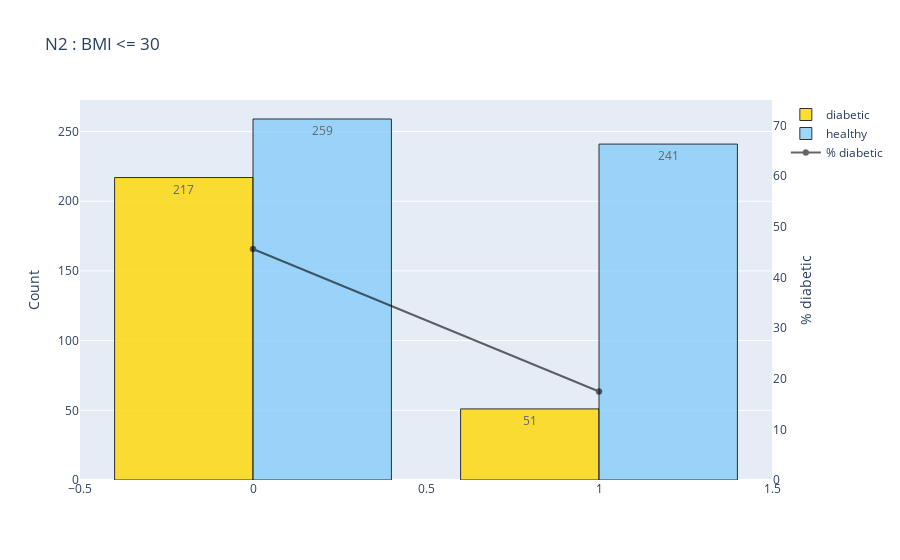

Notebook code cell kept with this figure:
### Code cell
barplot('N2', ': BMI <= 30')

### Figure 1 — Plotly figure (JSON) as saved in the notebook; plotly's stock layout.template omitted (floating-point values rounded to 4 significant figures)
{"data": [{"marker": {"color": "gold", "line": {"color": "#000000", "width": 1}}, "name": "diabetic", "opacity": 0.8, "text": ["217", "51"], "textposition": "auto", "type": "bar", "x": [0, 1], "y": [217, 51]}, {"marker": {"color": "lightskyblue", "line": {"color": "#000000", "width": 1}}, "name": "healthy", "opacity": 0.8, "text": ["259", "241"], "textposition": "auto", "type": "bar", "x": [0, 1], "y": [259, 241]}, {"marker": {"color": "black", "line": {"color": "#000000", "width": 0.5}}, "name": "% diabetic", "opacity": 0.6, "type": "scatter", "x": [0, 1], "y": [45.59, 17.47], "yaxis": "y2"}], "layout": {"title": {"text": "N2 : BMI <= 30"}, "yaxis": {"title": {"text": "Count"}}, "yaxis2": {"anchor": "x", "overlaying": "y", "range": [0, 75], "showgrid": false, "side": "right", "title": {"text": "% diabetic"}, "zeroline": false}}}
